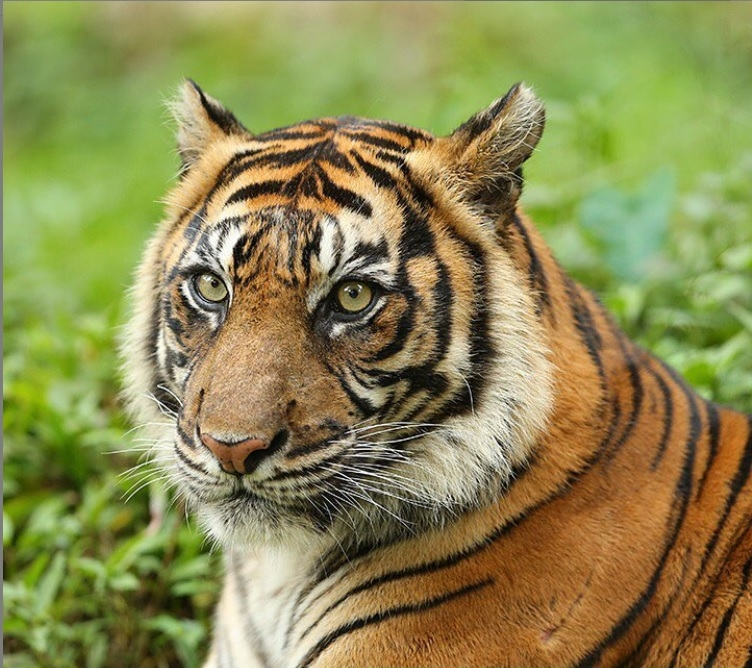
#> input picture tiger.jpg, 752 x 668 px
$ jupyter execute --allow-errors 'Praktikukm 2.2.ipynb'
#> lines starting #> are read from the running program, lines starting #| are printed output that depends on the picture
[cell 1]
import cv2
from matplotlib import pyplot as plt

[cell 2]
img = cv2.imread('tiger.jpg')
#> img is the input picture: shape (668, 752, 3); mean B, G, R 81, 136.6, 139.6

[cell 3]
cv2.imshow('tiger', img)
cv2.waitKey(0)
cv2.destroyAllWindows()

[cell 4]
grey = cv2.cvtColor(img, cv2.COLOR_BGR2GRAY)
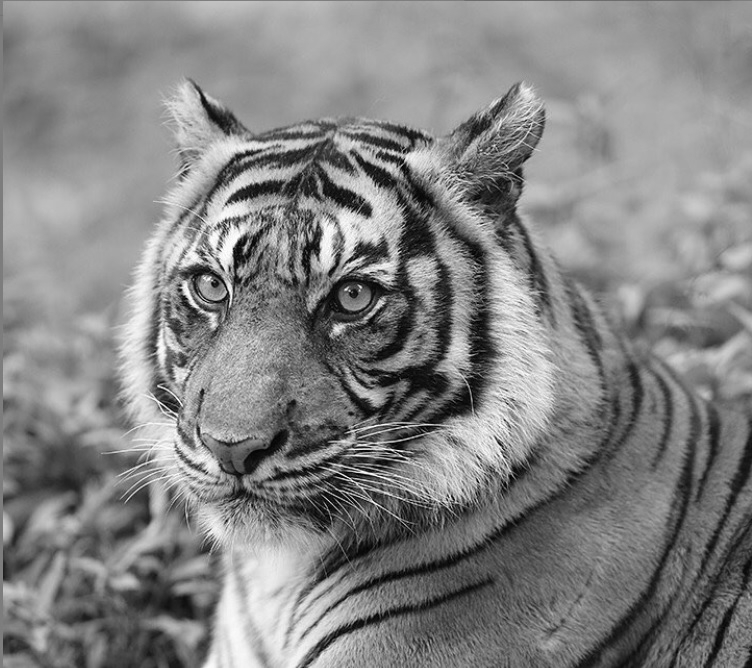
#> grey: shape (668, 752); min 0, max 255, mean 131.2
